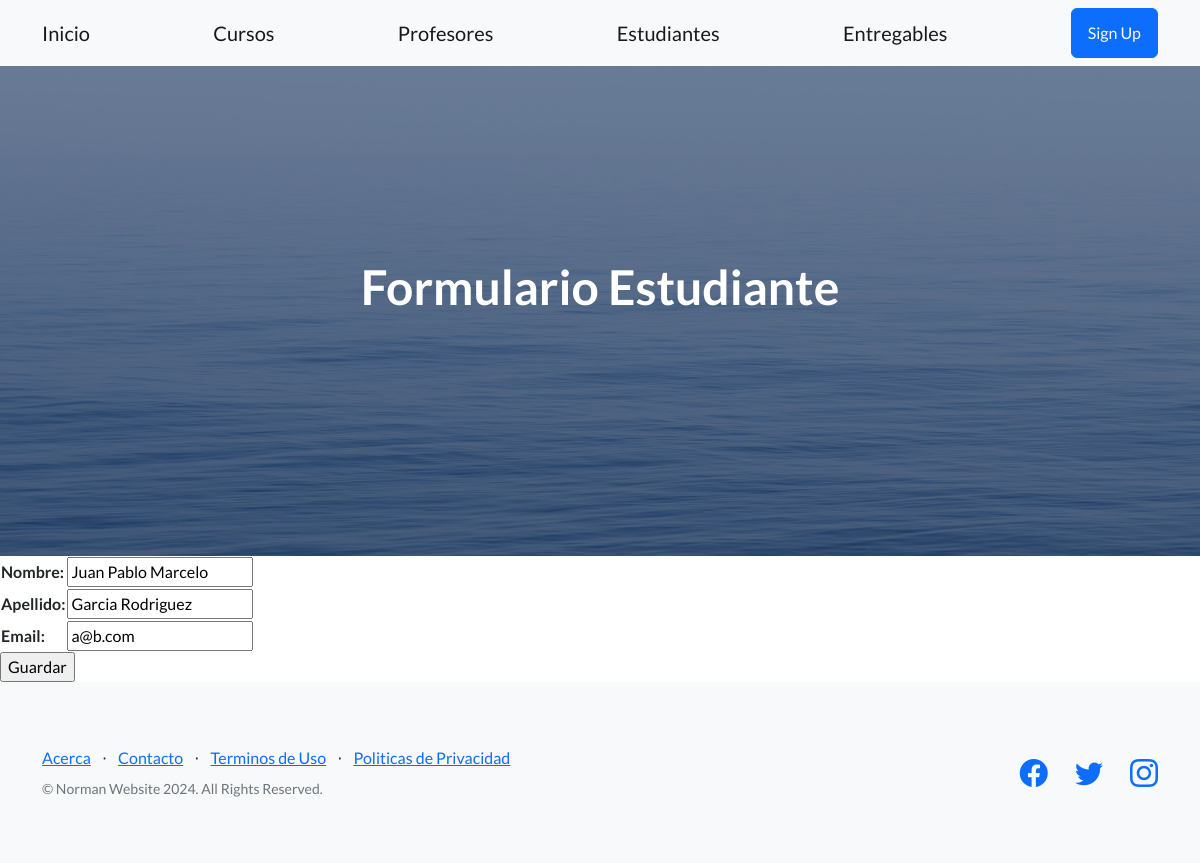
Page /estudianteUpdate/2/ on the committed database.
### entidades/models.py (models this page shows, shortened)
class Estudiante(models.Model):
    nombre = models.CharField(max_length=60)
    apellido = models.CharField(max_length=60)
    email = models.EmailField()

### entidades/views.py (the view)
# urls.py: path('estudianteUpdate/<int:pk>/', EstudianteUpdate.as_view(), name="estudianteUpdate"),
class EstudianteUpdate(UpdateView):
    model = Estudiante
    fields = ["nombre", "apellido", "email"]
    success_url = reverse_lazy("estudiantes")

### entidades/templates/entidades/estudiante_form.html (shortened to what this page needs)
{% extends "entidades/index.html" %}
{% block titulo %}
<h1 class="mb-5">Formulario Estudiante</h1>
{% endblock titulo %}
{% block contenido %}
<form action="" method="post">
    <table>
        {{ form.as_table }}
    </table>
    <input type="submit" value="Guardar">
</form>
{% endblock contenido %}

### rows in the picture
Estudiante: nombre "Juan Pablo Marcelo", apellido "Garcia Rodriguez", email "a@b.com"
